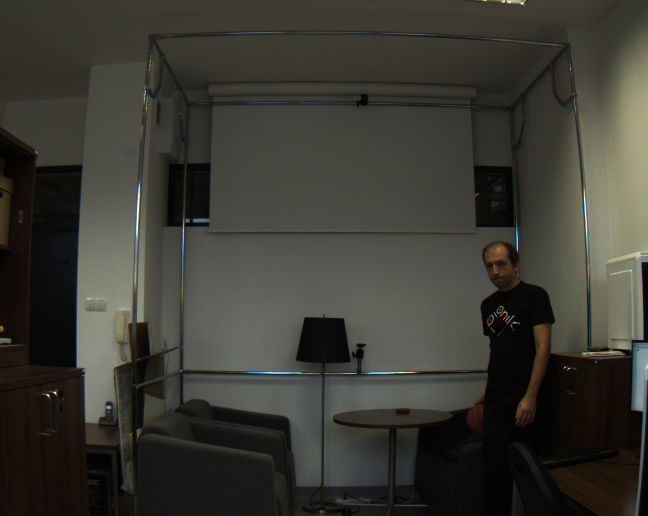
%> input picture Semester1/Computer Vision/Lab 2 Image processing and segmentation/1/2018-10-29_10-50-48.403_L.png, 1296 x 1032 px (shown at 1/2 size)
$ octave --eval "result = statusofBall('1/2018-10-29_10-50-48.403_L.png');"   (GNU Octave 9; MATLAB toolbox functions it lacks are replaced by stand-ins)
%> lines starting %> are read from the running program, lines starting %| are printed output that depends on the picture; in (x1, y1, x2, y2) boxes, pixels count from 0 and x2, y2 are one past the last pixel; in counts of white or black regions, pixels touching at a corner belong together; the program's own positions count from 1
### Semester1/Computer Vision/Lab 2 Image processing and segmentation/createMask1.m
function [BW,maskedRGBImage] = createMask(RGB)
%createMask  Threshold RGB image using auto-generated code from colorThresholder app.
%  [BW,MASKEDRGBIMAGE] = createMask(RGB) thresholds image RGB using
%  auto-generated code from the colorThresholder app. The colorspace and
%  range for each channel of the colorspace were set within the app. The
%  segmentation mask is returned in BW, and a composite of the mask and
%  original RGB images is returned in maskedRGBImage.

% Auto-generated by colorThresholder app on 17-Nov-2021
%------------------------------------------------------


% Convert RGB image to chosen color space
I = rgb2hsv(RGB);

% Define thresholds for channel 1 based on histogram settings
channel1Min = 0.987;
channel1Max = 0.053;

% Define thresholds for channel 2 based on histogram settings
channel2Min = 0.369;
channel2Max = 0.753;

% Define thresholds for channel 3 based on histogram settings
channel3Min = 0.282;
channel3Max = 0.957;

% Create mask based on chosen histogram thresholds
sliderBW = ( (I(:,:,1) >= channel1Min) | (I(:,:,1) <= channel1Max) ) & ...
    (I(:,:,2) >= channel2Min ) & (I(:,:,2) <= channel2Max) & ...
    (I(:,:,3) >= channel3Min ) & (I(:,:,3) <= channel3Max);
BW = sliderBW;

% Initialize output masked image based on input image.
maskedRGBImage = RGB;

% Set background pixels where BW is false to zero.
maskedRGBImage(repmat(~BW,[1 1 3])) = 0;

end

### Semester1/Computer Vision/Lab 2 Image processing and segmentation/createMask2.m
function [BW,maskedRGBImage] = createMask_red(RGB)
%createMask  Threshold RGB image using auto-generated code from colorThresholder app.
%  [BW,MASKEDRGBIMAGE] = createMask(RGB) thresholds image RGB using
%  auto-generated code from the colorThresholder app. The colorspace and
%  range for each channel of the colorspace were set within the app. The
%  segmentation mask is returned in BW, and a composite of the mask and
%  original RGB images is returned in maskedRGBImage.

% Auto-generated by colorThresholder app on 17-Nov-2021
%------------------------------------------------------


% Convert RGB image to chosen color space
I = rgb2hsv(RGB);

% Define thresholds for channel 1 based on histogram settings
channel1Min = 0.184;
channel1Max = 0.401;

% Define thresholds for channel 2 based on histogram settings
channel2Min = 0.297;
channel2Max = 0.785;

% Define thresholds for channel 3 based on histogram settings
channel3Min = 0.204;
channel3Max = 0.575;

% Create mask based on chosen histogram thresholds
sliderBW = (I(:,:,1) >= channel1Min ) & (I(:,:,1) <= channel1Max) & ...
    (I(:,:,2) >= channel2Min ) & (I(:,:,2) <= channel2Max) & ...
    (I(:,:,3) >= channel3Min ) & (I(:,:,3) <= channel3Max);
BW = sliderBW;

% Initialize output masked image based on input image.
maskedRGBImage = RGB;

% Set background pixels where BW is false to zero.
maskedRGBImage(repmat(~BW,[1 1 3])) = 0;

end

### Semester1/Computer Vision/Lab 2 Image processing and segmentation/createMask3.m
function [BW,maskedRGBImage] = createMaskG(RGB)
%createMask  Threshold RGB image using auto-generated code from colorThresholder app.
%  [BW,MASKEDRGBIMAGE] = createMask(RGB) thresholds image RGB using
%  auto-generated code from the colorThresholder app. The colorspace and
%  range for each channel of the colorspace were set within the app. The
%  segmentation mask is returned in BW, and a composite of the mask and
%  original RGB images is returned in maskedRGBImage.

% Auto-generated by colorThresholder app on 20-Nov-2021
%------------------------------------------------------


% Convert RGB image to chosen color space
I = rgb2hsv(RGB);

% Define thresholds for channel 1 based on histogram settings
channel1Min = 0.988;
channel1Max = 0.038;

% Define thresholds for channel 2 based on histogram settings
channel2Min = 0.496;
channel2Max = 0.692;

% Define thresholds for channel 3 based on histogram settings
channel3Min = 0.127;
channel3Max = 0.474;

% Create mask based on chosen histogram thresholds
sliderBW = ( (I(:,:,1) >= channel1Min) | (I(:,:,1) <= channel1Max) ) & ...
    (I(:,:,2) >= channel2Min ) & (I(:,:,2) <= channel2Max) & ...
    (I(:,:,3) >= channel3Min ) & (I(:,:,3) <= channel3Max);
BW = sliderBW;

% Initialize output masked image based on input image.
maskedRGBImage = RGB;

% Set background pixels where BW is false to zero.
maskedRGBImage(repmat(~BW,[1 1 3])) = 0;

end

### Semester1/Computer Vision/Lab 2 Image processing and segmentation/segmentImage.m
function [BW,maskedImage] = segmentImage(RGB,MASK)
%segmentImage Segment image using auto-generated code from imageSegmenter app
%  [BW,MASKEDIMAGE] = segmentImage(RGB,MASK) segments image RGB using
%  auto-generated code from the imageSegmenter app. The final segmentation
%  is returned in BW, and a masked image is returned in MASKEDIMAGE.

% Auto-generated by imageSegmenter app on 20-Nov-2021
%----------------------------------------------------


% Convert RGB image into L*a*b* color space.
X = rgb2lab(RGB);

% Create empty mask.
BW = false(size(X,1),size(X,2));

% Load Mask
BW = MASK;

% Dilate mask with disk
radius = 1;
decomposition = 0;
se = strel('disk', radius, decomposition);
BW = imdilate(BW, se);

% Open mask with disk
radius = 4;
decomposition = 0;
se = strel('disk', radius, decomposition);
BW = imopen(BW, se);

% Close mask with disk
radius = 11;
decomposition = 0;
se = strel('disk', radius, decomposition);
BW = imclose(BW, se);

% Erode mask with disk
radius = 2;
decomposition = 0;
se = strel('disk', radius, decomposition);
BW = imerode(BW, se);

% Open mask with disk
radius = 11;
decomposition = 0;
se = strel('disk', radius, decomposition);
BW = imopen(BW, se);

% Dilate mask with disk
radius = 3;
decomposition = 0;
se = strel('disk', radius, decomposition);
BW = imdilate(BW, se);

% Create masked image.
maskedImage = RGB;
maskedImage(repmat(~BW,[1 1 3])) = 0;
end

### Semester1/Computer Vision/Lab 2 Image processing and segmentation/statusofBall.m
function [u,v,r,x,y,z]=statusofBall(imgname)
%> called with imgname = '1/2018-10-29_10-50-48.403_L.png'
% Read the image
I = imread(imgname);
%> I is the input picture: size 1032x1296x3 uint8; mean R, G, B 58.6, 57.9, 50.5

%Create Mask
[bg1,~]=createMask1(I);
%> in createMask, `I = rgb2hsv(RGB);`: I: size 1032x1296x3 double; mean H, S, V 0.211, 0.211, 0.237
%> in createMask, `sliderBW = ( (I(:,:,1) >= channel1Min) | (I(:,:,1) <= channel1Max) ) &..`:
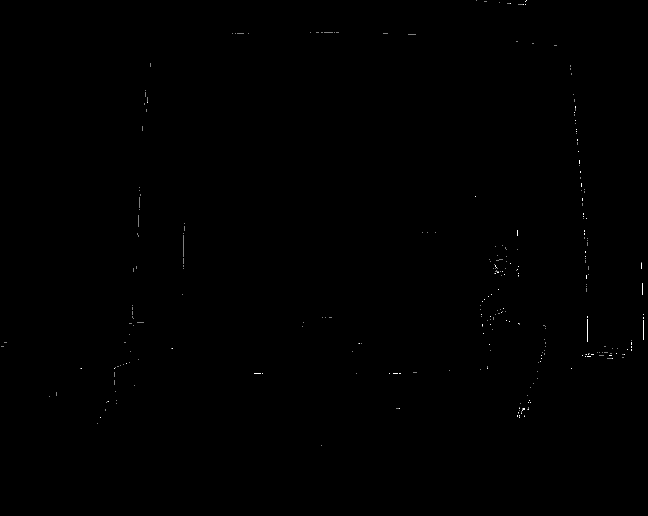
%> sliderBW: size 1032x1296 logical (shown at 1/2 size); 0.07% white in thin lines or dots, all inside (x1, y1, x2, y2) = (2, 0, 1288, 891)
[bg2,~]=createMask2(I);
%> in createMask_red, `sliderBW = (I(:,:,1) >= channel1Min ) & (I(:,:,1) <= channel1Max) & (I..`:
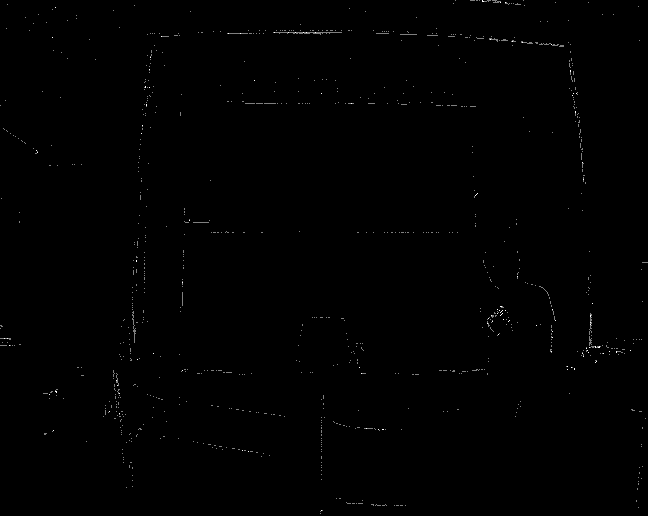
%> sliderBW: size 1032x1296 logical (shown at 1/2 size); 0.16% white in thin lines or dots
[bg3,~]=createMask3(I);
%> in createMaskG, `sliderBW = ( (I(:,:,1) >= channel1Min) | (I(:,:,1) <= channel1Max) ) &..`:
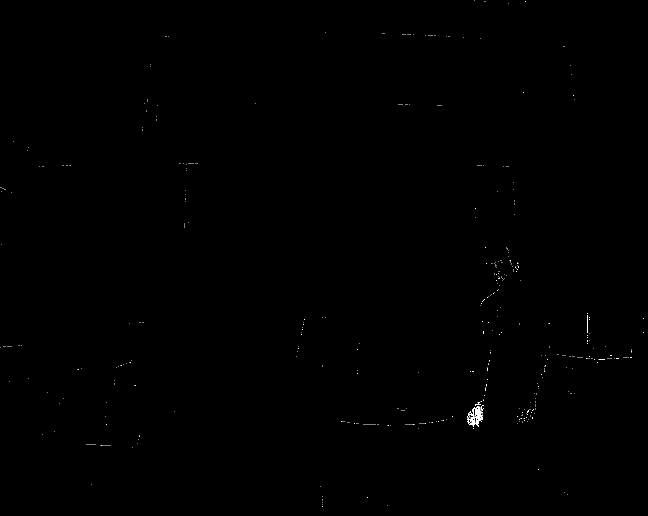
%> sliderBW: size 1032x1296 logical (shown at 1/2 size); 0.12% white in thin lines or dots

%Combine the created mask
bg12=or(bg1,bg2);
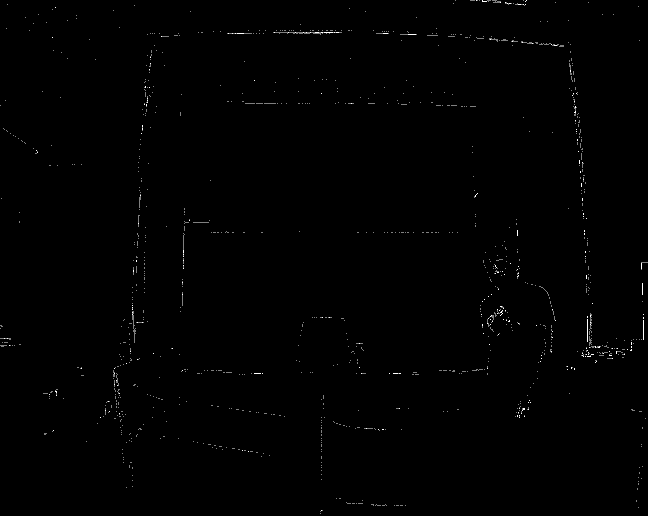
%> bg12: size 1032x1296 logical (shown at 1/2 size); 0.23% white in thin lines or dots
bg123=or(bg12,bg3);
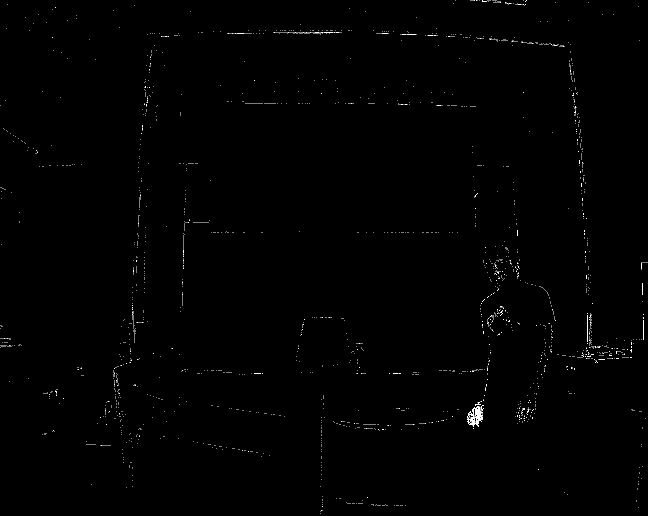
%> bg123: size 1032x1296 logical (shown at 1/2 size); 0.34% white in thin lines or dots

c=segmentImage(I,bg123); %Segment the combined mask
%> in segmentImage, `X = rgb2lab(RGB);`: X: size 1032x1296x3 double; mean of channels 1, 2, 3 23.8, -1.1, 4.4
%> in segmentImage, `BW = imdilate(BW, se);`:
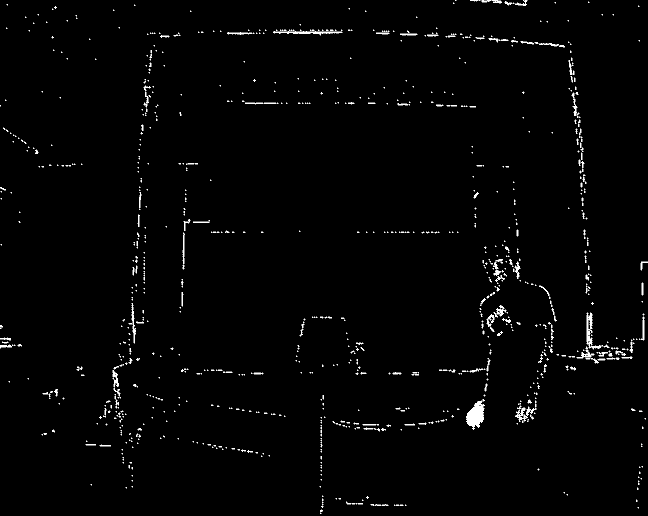
%> BW: size 1032x1296 logical (shown at 1/2 size); 1.2% white in thin lines or dots
%> in segmentImage, `BW = imopen(BW, se);`:
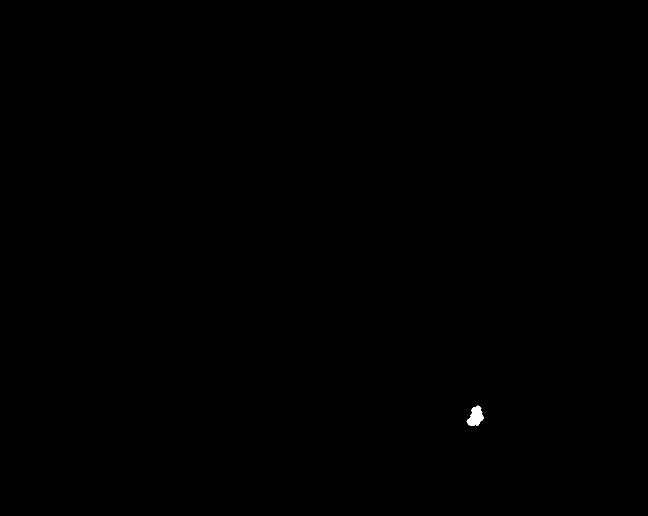
%> BW: size 1032x1296 logical (shown at 1/2 size); 0.06% white; 1 white region, box (x1, y1, x2, y2) and area: (933, 811, 967, 852) 857
%> in segmentImage, `BW = imclose(BW, se);`: BW: size 1032x1296 logical; 0.07% white; 1 white region, box (x1, y1, x2, y2) and area: (933, 811, 967, 852) 894
%> in segmentImage, `BW = imerode(BW, se);`: BW: size 1032x1296 logical; 0.05% white; 1 white region, box (x1, y1, x2, y2) and area: (935, 813, 965, 850) 692
%> in segmentImage, `BW = imopen(BW, se);`: BW: size 1032x1296 logical; 0.03% white; 1 white region, box (x1, y1, x2, y2) and area: (942, 823, 965, 846) 377
%> in segmentImage, `BW = imdilate(BW, se);`: BW: size 1032x1296 logical; 0.04% white; 1 white region, box (x1, y1, x2, y2) and area: (939, 820, 968, 849) 597

%Calculating the ball parameters (image)
stats=regionprops(c,'Centroid','EquivDiameter');
%> stats = 1 region; Centroid and EquivDiameter: [954 835] 27.57
u=stats.Centroid(1,1);
%> u = 954
v=1296-stats.Centroid(1,2);
%> v = 461
d=stats.EquivDiameter(1,1);
%> d = 27.57
r=d/2;
%> r = 13.79

%calibration parameters
fx=1.410286280662771e+03;
fy=1.411201655272964e+03;
cx=6.109592316589534e+02;
cy=5.519463767814938e+02;

% Given diameter of the ball
D=200;

% Calculating the ball parameters (world)
z=(fx*D)/d;
%> z = 10230.5
x=(z*(u-cx))/fx;
%> x = 2488.5
y=(z*(v-cy))/fy;
%> y = -659.3
%> `result = statusofBall('1/2018-10-29_10-50-48.403_L.png');`: result = 954
end
